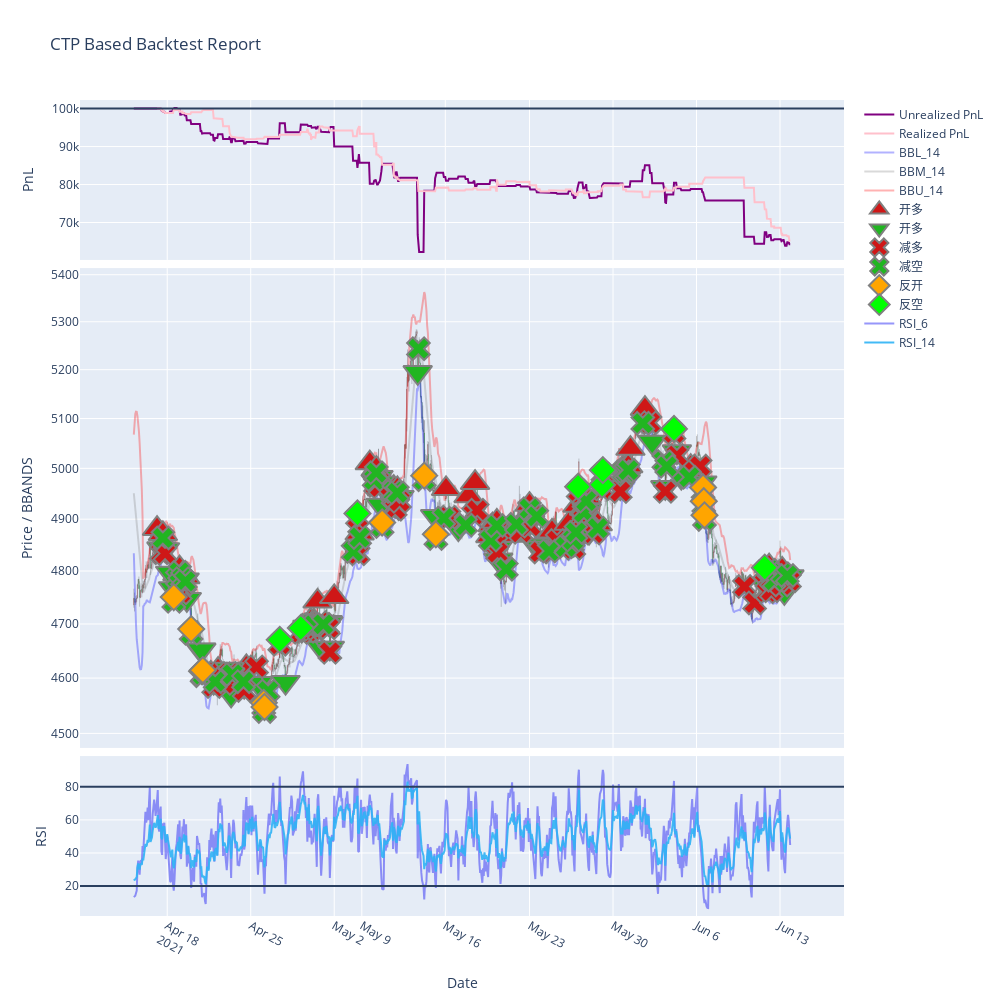

Write notebook code for a chart like this one.
### Markdown cell above
# Report Visualization (Zoom In/Out)

### Code cell
import utils
f = pd.read_csv(f'./feature/{instrument}_feature_{freq}.csv', index_col=0, parse_dates=True)
f = f[(f.TradeDate >= int(start_date)) & (f.TradeDate <= int(end_date))]
res = bt.result()
res.index = pd.to_datetime(res['datetime'].dt.strftime('%Y-%m-%d %H:%M'))
df = pd.merge(f, res, left_index=True, right_index=True, how='outer', suffixes=('', '_1'))
df['total_pnl'].iloc[0] = bt.capital
fig = utils.GetVisual(df, freq)
fig.show()

### Figure 1 — Plotly figure (JSON) as saved in the notebook; plotly's stock layout.template omitted (floating-point values rounded to 4 significant figures; data arrays with more than 128 entries replaced by an {"elided": "..."} marker saying what was removed)
{"data": [{"hoverinfo": "none", "line": {"color": "Purple", "width": 2}, "name": "Unrealized PnL", "type": "scatter", "x": {"elided": "989 str values"}, "xaxis": "x", "y": {"elided": "989 float values"}, "yaxis": "y"}, {"hoverinfo": "none", "line": {"color": "Pink", "width": 2}, "name": "Realized PnL", "type": "scatter", "x": {"elided": "989 str values"}, "xaxis": "x", "y": {"elided": "989 float values"}, "yaxis": "y"}, {"close": {"elided": "989 float values"}, "decreasing": {"fillcolor": "#00ff44", "line": {"color": "#000000", "width": 0.3}}, "high": {"elided": "989 float values"}, "increasing": {"fillcolor": "#ff0000", "line": {"color": "#000000", "width": 0.3}}, "low": {"elided": "989 float values"}, "opacity": 0.7, "open": {"elided": "989 float values"}, "showlegend": false, "type": "candlestick", "x": {"elided": "989 str values"}, "xaxis": "x2", "yaxis": "y2"}, {"hoverinfo": "none", "line": {"color": "blue", "width": 2}, "name": "BBL_14", "opacity": 0.3, "type": "scatter", "x": {"elided": "989 str values"}, "xaxis": "x2", "y": {"elided": "989 float values"}, "yaxis": "y2"}, {"hoverinfo": "none", "line": {"color": "grey", "width": 2}, "name": "BBM_14", "opacity": 0.3, "type": "scatter", "x": {"elided": "989 str values"}, "xaxis": "x2", "y": {"elided": "989 float values"}, "yaxis": "y2"}, {"hoverinfo": "none", "line": {"color": "red", "width": 2}, "name": "BBU_14", "opacity": 0.3, "type": "scatter", "x": {"elided": "989 str values"}, "xaxis": "x2", "y": {"elided": "989 float values"}, "yaxis": "y2"}, {"marker": {"color": "#cf1717", "line": {"color": "grey", "width": 2}, "size": 25, "symbol": "triangle-up"}, "mode": "markers", "name": "开多", "opacity": 1, "type": "scatter", "x": {"elided": "989 str values"}, "xaxis": "x2", "y": {"elided": "989 float values"}, "yaxis": "y2"}, {"marker": {"color": "#21b521", "line": {"color": "grey", "width": 2}, "size": 25, "symbol": "triangle-down"}, "mode": "markers", "name": "开多", "opacity": 1, "type": "scatter", "x": {"elided": "989 str values"}, "xaxis": "x2", "y": {"elided": "989 float values"}, "yaxis": "y2"}, {"marker": {"color": "#cf1717", "line": {"color": "grey", "width": 2}, "size": 20, "symbol": "x"}, "mode": "markers", "name": "减多", "opacity": 1, "type": "scatter", "x": {"elided": "989 str values"}, "xaxis": "x2", "y": {"elided": "989 float values"}, "yaxis": "y2"}, {"marker": {"color": "#21b521", "line": {"color": "grey", "width": 2}, "size": 20, "symbol": "x"}, "mode": "markers", "name": "减空", "opacity": 1, "type": "scatter", "x": {"elided": "989 str values"}, "xaxis": "x2", "y": {"elided": "989 float values"}, "yaxis": "y2"}, {"marker": {"color": "orange", "line": {"color": "grey", "width": 2}, "size": 20, "symbol": "diamond"}, "mode": "markers", "name": "反开", "opacity": 1, "type": "scatter", "x": {"elided": "989 str values"}, "xaxis": "x2", "y": {"elided": "989 float values"}, "yaxis": "y2"}, {"marker": {"color": "lime", "line": {"color": "grey", "width": 2}, "size": 20, "symbol": "diamond"}, "mode": "markers", "name": "反空", "opacity": 1, "type": "scatter", "x": {"elided": "989 str values"}, "xaxis": "x2", "y": {"elided": "989 float values"}, "yaxis": "y2"}, {"hoverinfo": "none", "line": {"color": "#2f2ff5", "width": 2}, "name": "RSI_6", "opacity": 0.5, "type": "scatter", "x": {"elided": "989 str values"}, "xaxis": "x3", "y": {"elided": "989 float values"}, "yaxis": "y3"}, {"hoverinfo": "none", "line": {"color": "#2fb3f5", "width": 2}, "name": "RSI_14", "opacity": 0.9, "type": "scatter", "x": {"elided": "989 str values"}, "xaxis": "x3", "y": {"elided": "989 float values"}, "yaxis": "y3"}], "layout": {"autosize": false, "height": 1000, "shapes": [{"type": "line", "x0": 0, "x1": 1, "xref": "x domain", "y0": 100000, "y1": 100000, "yref": "y"}, {"type": "line", "x0": 0, "x1": 1, "xref": "x3 domain", "y0": 80, "y1": 80, "yref": "y3"}, {"type": "line", "x0": 0, "x1": 1, "xref": "x3 domain", "y0": 20, "y1": 20, "yref": "y3"}], "showlegend": true, "title": {"text": "CTP Based Backtest Report"}, "width": 1000, "xaxis": {"anchor": "y", "domain": [0, 1], "matches": "x3", "rangeslider": {"visible": false}, "showticklabels": false}, "xaxis2": {"anchor": "y2", "domain": [0, 1], "matches": "x3", "rangeslider": {"visible": false}, "showticklabels": false}, "xaxis3": {"anchor": "y3", "domain": [0, 1], "rangebreaks": [{"dvalue": 900000, "values": {"elided": "5023 str values"}}], "rangeslider": {"visible": false}, "title": {"text": "Date"}}, "yaxis": {"anchor": "x", "autorange": true, "domain": [0.804, 1], "fixedrange": false, "title": {"text": "PnL"}}, "yaxis2": {"anchor": "x2", "domain": [0.206, 0.794], "title": {"text": "Price / BBANDS"}, "type": "log"}, "yaxis3": {"anchor": "x3", "domain": [0, 0.196], "title": {"text": "RSI"}}}}
